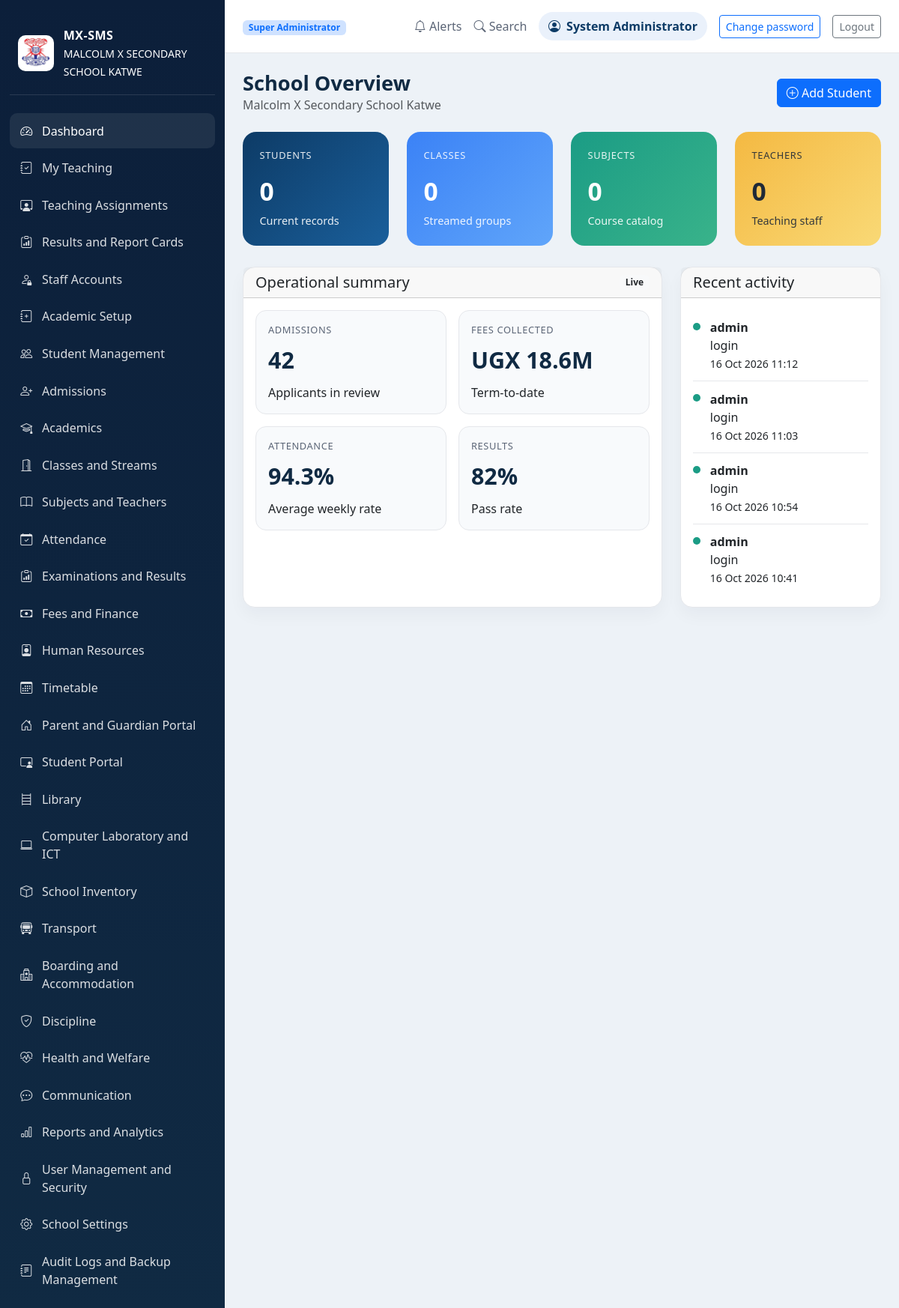
The page /dashboard (signed in) on the database its author committed.
### app/models.py (models this page shows, shortened)
class Role(db.Model):
    __tablename__ = "role"
    id: Mapped[int] = mapped_column(Integer, primary_key=True)
    name: Mapped[str] = mapped_column(String(80), unique=True, nullable=False)
    description: Mapped[str] = mapped_column(Text, default="")
    permissions: Mapped[list["Permission"]] = relationship(
        "Permission",
        secondary=roles_permissions,
        back_populates="roles",
        cascade="all, delete",
    )
    users: Mapped[list["User"]] = relationship("User", back_populates="role")

class User(UserMixin, db.Model):
    __tablename__ = "user"
    id: Mapped[int] = mapped_column(Integer, primary_key=True)
    username: Mapped[str] = mapped_column(String(40), unique=True, nullable=False)
    email: Mapped[str] = mapped_column(String(120), unique=True, nullable=False)
    password_hash: Mapped[str] = mapped_column(String(255), nullable=False)
    first_name: Mapped[str] = mapped_column(String(80), nullable=False)
    last_name: Mapped[str] = mapped_column(String(80), nullable=False)
    role_id: Mapped[int | None] = mapped_column(ForeignKey("role.id"), nullable=True)
    is_active: Mapped[bool] = mapped_column(default=True)
    created_at: Mapped[datetime] = mapped_column(DateTime, default=datetime.utcnow)
    role: Mapped[Role | None] = relationship("Role", back_populates="users")
    @property
    def full_name(self):
        return f"{self.first_name} {self.last_name}".strip()

class AuditLog(db.Model):
    __tablename__ = "audit_log"
    id: Mapped[int] = mapped_column(Integer, primary_key=True)
    actor: Mapped[str] = mapped_column(String(120), nullable=False)
    action: Mapped[str] = mapped_column(String(160), nullable=False)
    details: Mapped[str] = mapped_column(Text, default="")
    created_at: Mapped[datetime] = mapped_column(DateTime, default=datetime.utcnow)

### app/routes.py (the view)
@main.route("/dashboard")
@login_required
def dashboard():
    school = School.query.first()
    total_students = Student.query.count()
    total_classes = ClassRoom.query.count()
    total_subjects = Subject.query.count()
    total_teachers = Teacher.query.count()
    latest_logs = AuditLog.query.order_by(AuditLog.created_at.desc()).limit(5).all()
    return render_template(
        "dashboard.html",
        school=school,
        total_students=total_students,
        total_classes=total_classes,
        total_subjects=total_subjects,
        total_teachers=total_teachers,
        latest_logs=latest_logs,
    )

### app/routes.py (called while the page is built, shortened)
def role_name(user=None):
    user = user or current_user._get_current_object()
    if isinstance(user, StudentAccount):
        return "Student"
    user_role = getattr(user, "role", None)
    return user_role.name if user_role else None

@main.before_request
def restrict_student_access():
    if not current_user.is_authenticated:
        return None
    user = current_user._get_current_object()
    endpoint = request.endpoint
    if isinstance(user, StudentAccount):
        if endpoint not in STUDENT_ENDPOINTS:
            return redirect(url_for("main.student_portal"))
        return None
    role = role_name(user)
    if role == "Super Administrator":
        return None
    if endpoint not in ROLE_ENDPOINTS.get(role, set()):
        abort(403)
    return None

@main.context_processor
def inject_globals():
    user_role = role_name()
    if user_role == "Student":
        allowed_slugs = {"student-portal"}
    elif user_role == "Teacher":
        allowed_slugs = {"dashboard", "teacher-work"}
    elif user_role == "Bursar":
        allowed_slugs = {"dashboard", "finance"}
    else:
        allowed_slugs = {module["slug"] for module in MODULES}
    school = School.query.first()
    return {
        "module_nav": [module for module in MODULES if module["slug"] in allowed_slugs],
        "is_student_user": user_role == "Student",
        "user_role": user_role,
        "school": school,
        "school_name": school.name if school else "MALCOLM X SECONDARY SCHOOL KATWE",
    }

### app/templates/dashboard.html (shortened to what this page needs)
{% extends 'base.html' %}
{% block content %}
<div class="d-flex justify-content-between align-items-center mb-4">
  <div>
    <h2 class="page-title">School Overview</h2>
    <p class="text-muted mb-0">{{ school.name if school else 'Malcolm X Secondary School Katwe' }}</p>
  </div>
  {% if user_role == 'Super Administrator' %}
    <a href="{{ url_for('main.new_student') }}" class="btn btn-primary"><i class="bi bi-plus-circle"></i> Add Student</a>
  {% endif %}
</div>
<div class="row g-4">
  <div class="col-md-3">
    <div class="stat-card primary">
      <div class="label">Students</div>
      <div class="value">{{ total_students }}</div>
      <div class="subtext">Current records</div>
    </div>
  </div>
  <div class="col-md-3">
    <div class="stat-card info">
      <div class="label">Classes</div>
      <div class="value">{{ total_classes }}</div>
      <div class="subtext">Streamed groups</div>
    </div>
  </div>
  <div class="col-md-3">
    <div class="stat-card success">
      <div class="label">Subjects</div>
      <div class="value">{{ total_subjects }}</div>
      <div class="subtext">Course catalog</div>
    </div>
  </div>
  <div class="col-md-3">
    <div class="stat-card warning">
      <div class="label">Teachers</div>
      <div class="value">{{ total_teachers }}</div>
      <div class="subtext">Teaching staff</div>
    </div>
  </div>
</div>
<div class="row g-4 mt-1">
  <div class="col-lg-8">
    <div class="card h-100">
      <div class="card-header d-flex justify-content-between align-items-center">
        <h5 class="mb-0">Operational summary</h5>
        <span class="badge bg-light text-dark">Live</span>
      </div>
      <div class="card-body">
        <div class="row g-3">
          <div class="col-md-6">
            <div class="mini-panel">
              <div class="mini-title">Admissions</div>
              <div class="mini-number">42</div>
              <div class="subtext">Applicants in review</div>
            </div>
          </div>
          <div class="col-md-6">
            <div class="mini-panel">
              <div class="mini-title">Fees collected</div>
              <div class="mini-number">UGX 18.6M</div>
              <div class="subtext">Term-to-date</div>
            </div>
          </div>
          <div class="col-md-6">
            <div class="mini-panel">
              <div class="mini-title">Attendance</div>
              <div class="mini-number">94.3%</div>
              <div class="subtext">Average weekly rate</div>
            </div>
          </div>
          <div class="col-md-6">
            <div class="mini-panel">
              <div class="mini-title">Results</div>
              <div class="mini-number">82%</div>
              <div class="subtext">Pass rate</div>
            </div>
          </div>
        </div>
      </div>
    </div>
  </div>
  <div class="col-lg-4">
    <div class="card h-100">
      <div class="card-header">
        <h5 class="mb-0">Recent activity</h5>
      </div>
      <div class="card-body">
        <ul class="activity-list">
          {% for log in latest_logs %}
            <li>
              <div class="dot"></div>
              <div>
                <strong>{{ log.actor }}</strong>
                <div>{{ log.action }}</div>
                <small>{{ log.created_at.strftime('%d %b %Y %H:%M') }}</small>
              </div>
            </li>
          {% else %}
            <li>No recent activity.</li>
          {% endfor %}
        </ul>
      </div>
    </div>
  </div>
</div>
{% endblock %}

### app/templates/base.html (shortened to what this page needs)
<!DOCTYPE html>
<html lang="en">
  <head>
    <link href="https://cdn.jsdelivr.net/npm/bootstrap@5.3.3/dist/css/bootstrap.min.css" rel="stylesheet" />
    <link rel="stylesheet" href="https://cdn.jsdelivr.net/npm/bootstrap-icons@1.11.3/font/bootstrap-icons.min.css" />
    <link rel="stylesheet" href="{{ url_for('static', filename='css/style.css') }}" />
  </head>
  <body>
    {% if current_user.is_authenticated %}
    <div class="app-shell d-flex">
      <aside class="sidebar">
        <div class="brand-box">
          <img
            class="school-badge sidebar-school-badge"
            src="{{ url_for('static', filename=school.profile_photo) if school and school.profile_photo else url_for('static', filename='images/school-badge.png') }}"
            alt="{{ school.name ~ ' profile picture' if school and school.profile_photo else 'Malcolm X Secondary School badge' }}"
          />
          <div>
            <div class="brand-name">MX-SMS</div>
            <small>{{ school_name }}</small>
          </div>
        </div>
        <nav class="nav flex-column mt-4 sidebar-nav">
          {% for module in module_nav %}
            <a class="nav-link {% if request.endpoint == module.route %}active{% endif %}" href="{{ url_for(module.route) }}">
              <i class="bi {{ module.icon }}"></i>
              <span>{{ module.label }}</span>
            </a>
          {% endfor %}
        </nav>
      </aside>
      <main class="content-area">
        <header class="topbar">
          <div>
            <span class="badge bg-primary-subtle text-primary">
              {{ 'Student portal' if is_student_user else user_role }}
            </span>
          </div>
          <div class="topbar-actions">
            <span class="me-3"><i class="bi bi-bell"></i> Alerts</span>
            <span class="me-3"><i class="bi bi-search"></i> Search</span>
            <span class="user-pill"><i class="bi bi-person-circle"></i> {{ current_user.full_name }}</span>
            {% if not is_student_user %}
              <a href="{{ url_for('main.staff_change_password') }}" class="btn btn-sm btn-outline-primary ms-3">Change password</a>
            {% endif %}
            <a href="{{ url_for('main.logout') }}" class="btn btn-sm btn-outline-secondary ms-3">Logout</a>
          </div>
        </header>
        <div class="page-body">{% block content %}{% endblock %}</div>
      </main>
    </div>
    {% endif %}
  </body>
</html>

### app/static/css/style.css (style rules this page uses)
:root { --primary: #0d3b66; --primary-soft: #eaf1fb; --navy: #102a43; --muted: #5b6576; --panel: #f8fafc; --light-border: #e5e7eb; --success: #1b9c85; --warning: #f4b942; --info: #3b82f6; }
body { background: #edf2f7; color: #1f2937; font-family: "Segoe UI", Tahoma, sans-serif; }
.school-badge { display: block; flex: 0 0 auto; object-fit: contain; background: #fff; border-radius: 10px; }
.sidebar-school-badge { width: 48px; height: 48px; padding: 2px; }
.app-shell { min-height: 100vh; }
.sidebar { width: 300px; background: linear-gradient(180deg, #0c1f3a 0%, #102a43 100%); color: white; padding: 1.2rem 0.8rem; overflow-y: auto; }
.brand-box { display: flex; align-items: center; gap: 0.8rem; padding: 1rem 0.7rem 1.2rem; border-bottom: 1px solid rgba(255, 255, 255, 0.12); }
.brand-name { font-weight: 700; letter-spacing: 0.03em; }
.sidebar-nav { gap: 0.2rem; }
.sidebar-nav .nav-link { color: rgba(255,255,255,0.85); border-radius: 10px; padding: 0.7rem 0.9rem; display: flex; align-items: center; gap: 0.8rem; transition: 0.2s ease; }
.sidebar-nav .nav-link:hover, .sidebar-nav .nav-link.active { background: rgba(255,255,255,0.08); color: white; }
.content-area { flex: 1; background: #edf2f7; }
.topbar { background: white; border-bottom: 1px solid var(--light-border); padding: 1rem 1.5rem; display: flex; justify-content: space-between; align-items: center; }
.topbar-actions { display: flex; align-items: center; color: var(--muted); }
.user-pill { display: inline-flex; align-items: center; gap: 0.5rem; background: var(--primary-soft); border-radius: 999px; padding: 0.45rem 0.8rem; color: var(--primary); font-weight: 600; }
.page-body { padding: 1.5rem; }
.page-title { font-size: clamp(1.7rem, 2vw, 2.3rem); font-weight: 700; color: var(--navy); margin: 0; }
.card { border: 1px solid var(--light-border); border-radius: 16px; box-shadow: 0 10px 22px rgba(15, 23, 42, 0.04); background: white; }
.stat-card { border-radius: 18px; padding: 1.4rem; min-height: 140px; color: white; }
.stat-card.primary { background: linear-gradient(135deg, #0d3b66, #1a5f9b); }
.stat-card.info { background: linear-gradient(135deg, #3b82f6, #60a5fa); }
.stat-card.success { background: linear-gradient(135deg, #1b9c85, #39b38a); }
.stat-card.warning { background: linear-gradient(135deg, #f4b942, #f9d976); color: #1f2937; }
.stat-card .label { font-size: 0.8rem; letter-spacing: 0.06em; text-transform: uppercase; opacity: 0.9; }
.stat-card .value { font-size: 2.1rem; font-weight: 700; margin: 0.8rem 0 0.2rem; }
.stat-card .subtext { opacity: 0.9; font-size: 0.9rem; }
.mini-panel { background: #f8fafc; border-radius: 14px; border: 1px solid var(--light-border); padding: 1rem; height: 100%; }
.mini-title { color: var(--muted); font-size: 0.8rem; letter-spacing: 0.05em; text-transform: uppercase; }
.mini-number { font-size: 1.9rem; font-weight: 700; margin: 0.5rem 0; color: var(--navy); }
.activity-list { list-style: none; padding: 0; margin: 0; }
.activity-list li { display: flex; gap: 0.8rem; padding: 0.7rem 0; border-bottom: 1px solid var(--light-border); }
.activity-list li:last-child { border-bottom: none; }
.dot { width: 10px; height: 10px; border-radius: 50%; background: var(--success); margin-top: 0.35rem; }

### rows shown on the page
Role: name "Super Administrator"
User: is_active True (drawn), full_name "System Administrator"
AuditLog: actor "admin", action "login", created_at "16 Oct 2026 11:12"
AuditLog: actor "admin", action "login", created_at "16 Oct 2026 11:03"
AuditLog: actor "admin", action "login", created_at "16 Oct 2026 10:54"
AuditLog: actor "admin", action "login", created_at "16 Oct 2026 10:41"

### other values the page prints
{{ school_name }} "MALCOLM X SECONDARY SCHOOL KATWE"
{{ module.label }} "Dashboard" "My Teaching" "Teaching Assignments" "Results and Report Cards" "Staff Accounts" "Academic Setup" "Student Management" "Admissions" "Academics" "Classes and Streams" "Subjects and Teachers" "Attendance" "Examinations and Results" "Fees and Finance" "Human Resources" "Timetable" "Parent and Guardian Portal" "Student Portal" "Library" "Computer Laboratory and ICT" "School Inventory" "Transport" "Boarding and Accommodation" "Discipline" "Health and Welfare" "Communication" "Reports and Analytics" "User Management and Security" "School Settings" "Audit Logs and Backup Management"
{{ school.name if school else 'Malcolm X Secondary School Katwe' }} "Malcolm X Secondary School Katwe"
{{ total_students }} "0"
{{ total_classes }} "0"
{{ total_subjects }} "0"
{{ total_teachers }} "0"
